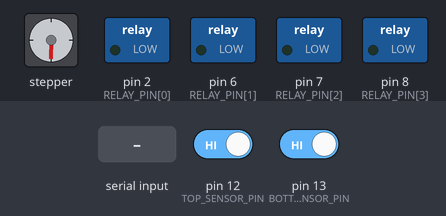
Bench run of a sketch on a simulated Arduino Uno, built with avr-gcc and run on an emulated ATmega328P. Shown: stepper motor, switched loads named in the sketch (green lamp = pin HIGH). Wiring (inferred from the names in the program): stepper motor driver (200 steps per turn assumed): step pin 4; direction pin 3; enable pin 5. Inputs (shaded band) come from the test bench; at power-on: pin 12 (TOP_SENSOR_PIN) HIGH, pin 13 (BOTTOM_SENSOR_PIN) HIGH. Pins used as bus, display or sensor lines are not drawn; what the sketch prints to the serial monitor is not drawn.

Above: at 15.8 s.
15.9 s: "PRINTER" received over Serial
Timing chart, 0 to 18.9 s (numbered marks = the images above; inputs shaded):
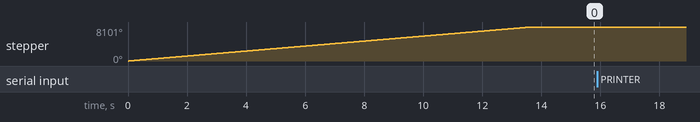

Measured:
- after the input at 15.9 s, every drawn part: stays the same

The sketch:

init_sensor_check1.ino
```cpp
#include <Arduino.h>

const int EN_PIN = 5;
const int DIR_PIN = 3;
const int STEP_PIN = 4;

const int TOP_SENSOR_PIN = 12;
const int BOTTOM_SENSOR_PIN = 13;

const int RELAY_PIN[] = {2, 6, 7, 8};

const float SENSOR_BACK_STEP = 50;
const float STEP_ANGLE = 1.8;
const int STEP_DELAY = 1000;

float _step_start_position = 0;
float _step_current_position = 0;
float _step_target_position = 0;

int _step_delay = STEP_DELAY;
bool _stopCommandReceived = false;
bool _motorRunning = false;

void setup() {
  pinMode(EN_PIN, OUTPUT);
  pinMode(DIR_PIN, OUTPUT);
  pinMode(STEP_PIN, OUTPUT);
  pinMode(TOP_SENSOR_PIN, INPUT_PULLUP);
  pinMode(BOTTOM_SENSOR_PIN, INPUT_PULLUP);

  Serial.begin(115200);
  Serial.flush();

  homePosition();

  for (int i = 0; i < sizeof(RELAY_PIN) / sizeof(RELAY_PIN[0]); i++) {
    pinMode(RELAY_PIN[i], OUTPUT);
    digitalWrite(RELAY_PIN[i], LOW);
  }
}

void homePosition() {
  int rotationCount = 0;

  while (digitalRead(TOP_SENSOR_PIN) == HIGH && digitalRead(BOTTOM_SENSOR_PIN) == HIGH && rotationCount <= 4500) {
    motorStep(false, 1);
    rotationCount++;
  }

  stopMotor();
  delay(1000);

  if (rotationCount > 4500) {
    Serial.println("ST,0,INIT,ERR_MAX_ROT,ED");
    stopMotor();
    return;
  }

  motorStep(true, SENSOR_BACK_STEP);
  stopMotor();

  _step_start_position = 0;
  _step_current_position = 0;
}

String inputValues(String data, char separator, int index) {
  int found = 0;
  int strIndex[] = {0, -1};
  int maxIndex = data.length() - 1;

  for (int i = 0; i <= maxIndex && found <= index; i++) {
    if (data.charAt(i) == separator || i == maxIndex) {
      found++;
      strIndex[0] = strIndex[1] + 1;
      strIndex[1] = (i == maxIndex) ? i + 1 : i;
    }
  }
  return found > index ? data.substring(strIndex[0], strIndex[1]) : "";
}

void stopMotor() {
  digitalWrite(EN_PIN, LOW);
  _motorRunning = false;
}

void motorStep(bool isClockwise, int steps) {
  for (int i = 0; i < steps; i++) {
    int step_current_position = _step_current_position;

    digitalWrite(DIR_PIN, isClockwise ? LOW : HIGH);
    delayMicroseconds(_step_delay);
    digitalWrite(STEP_PIN, HIGH);
    delayMicroseconds(_step_delay);
    digitalWrite(STEP_PIN, LOW);
    delayMicroseconds(_step_delay);

    if (isClockwise)
      step_current_position++;
    else
      step_current_position--;

    _step_current_position = step_current_position;
  }
}

void relayControl(String relayCommand) {
  String relayName = inputValues(relayCommand, ',', 2);
  relayName.toUpperCase();
  int relayState = inputValues(relayCommand, ',', 3).toInt();

  int relayPinIndex = -1;

  if (relayName.equals("PRINTER")) {
    relayPinIndex = 0;
  } else if (relayName.equals("DISPENSER")) {
    relayPinIndex = 1;
  } else if (relayName.equals("CARD_READER")) {
    relayPinIndex = 2;
  } else if (relayName.equals("PASSPORT_READER")) {
    relayPinIndex = 3;
  } else {
    Serial.print("ST,0," + relayName + ",ERR_INVALID_COMMAND,ED\r\n");
    return;
  }

  if (relayState == 1 && digitalRead(RELAY_PIN[relayPinIndex]) == LOW) {
    // Turn ON (HIGH) only if it's currently OFF (LOW)
    digitalWrite(RELAY_PIN[relayPinIndex], HIGH);
  } else if (relayState == 0 && digitalRead(RELAY_PIN[relayPinIndex]) == HIGH) {
    // Turn OFF (LOW) only if it's currently ON (HIGH)
    digitalWrite(RELAY_PIN[relayPinIndex], LOW);
  }

  Serial.print("ST,0," + relayName + ",OK," + String(digitalRead(RELAY_PIN[relayPinIndex])) + ",ED\r\n");
}

void motorControl(String motorCommand) {
  int angle = inputValues(motorCommand, ',', 4).toInt();
  int speedPercent = inputValues(motorCommand, ',', 5).toInt();

  int mappedAngle = map(angle, 0, 360, 0, 1500);

  int direction = (mappedAngle > _step_current_position) ? 1 : -1;
  int steps = static_cast<int>(abs(mappedAngle - _step_current_position) / STEP_ANGLE);

  _step_target_position = mappedAngle;

  while (_step_current_position != _step_target_position) {
    bool isTopSensorLow = digitalRead(TOP_SENSOR_PIN) == LOW;
    bool isBottomSensorLow = digitalRead(BOTTOM_SENSOR_PIN) == LOW;

    if (_stopCommandReceived) {
      stopMotor();
      Serial.print("ST,0,MOTOR,0," + String(_step_current_position * STEP_ANGLE) + "," + String(speedPercent) + ",ED\r\n");
      _stopCommandReceived = false;
      return;
    }

    if (isTopSensorLow || isBottomSensorLow) {  //any sensor interrupted
      stopMotor();
      delay(1000);

      if (direction == 1) {
        motorStep(false, SENSOR_BACK_STEP); // Rotate 7 degrees CCW
      } else {
        motorStep(true, SENSOR_BACK_STEP); // Rotate 7 degrees CW
      }

      delay(1000);
      Serial.print("ST,0,MOTOR,0," + String(_step_current_position) + "," + String(speedPercent) + ",ED\r\n");

      return;
    }

    motorStep(direction == 1, 1); // Adjusted to take only one step at a time
  }

  Serial.print("ST,0,MOTOR,0," + String(_step_current_position) + "," + String(speedPercent) + ",ED\r\n");
}

void commandProcess(String commandStr) {
  commandStr.trim();

  String cmd = inputValues(commandStr, ',', 2);

  if (cmd.equals("MOTOR")) {
    motorControl(commandStr);
  } else if (cmd.equals("DISPENSER") || cmd.equals("CARD_READER") || cmd.equals("PASSPORT_READER") || cmd.equals("PRINTER")) {
    relayControl(commandStr);
  } else {
    Serial.print("ST,0," + cmd + ",ERR_INVALID_COMMAND,ED\r\n");
  }
}

void loop() {
  if (Serial.available() > 0) {
    String data = Serial.readString();
    commandProcess(data);
  }
}
```
